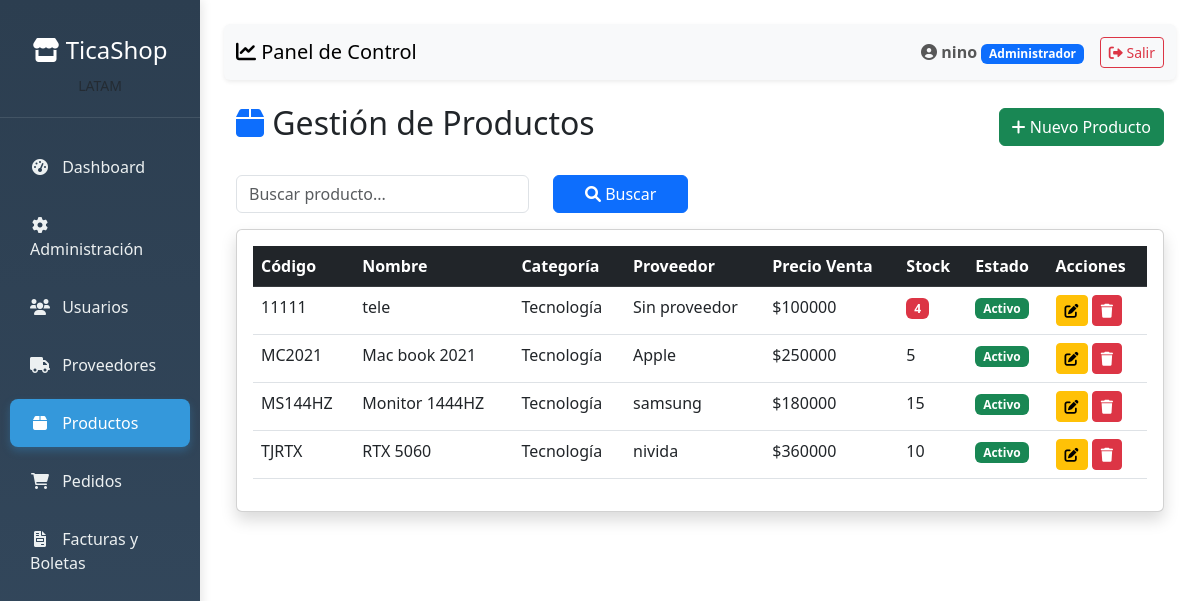
The app's page /productos/ (signed in), older data.
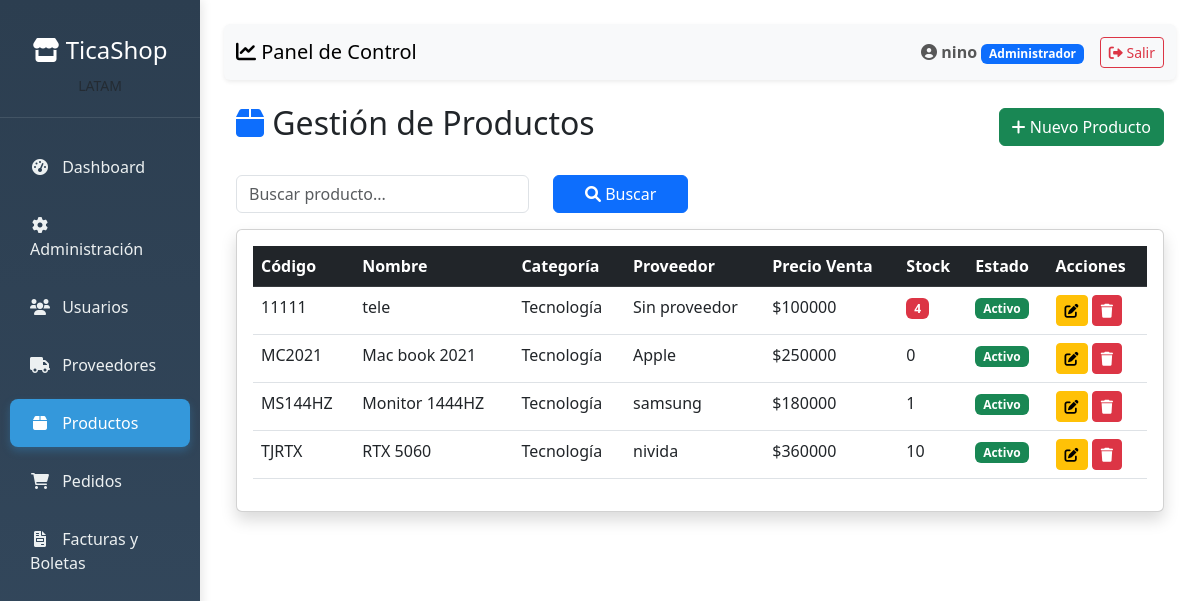
The same page, newer data.
### apps/productos/models.py (models this page shows, shortened)
class Producto(models.Model):
    codigo = models.CharField(max_length=50, unique=True, verbose_name='Código')
    nombre = models.CharField(max_length=255)
    descripcion = models.TextField(blank=True, null=True, verbose_name='Descripción')
    categoria = models.ForeignKey(
        Categoria,
        on_delete=models.SET_NULL,
        null=True,
        blank=True,
        verbose_name='Categoría'
    )
    precio_unitario = models.DecimalField(
        max_digits=10,
        decimal_places=2,
        verbose_name='Precio de venta'
    )
    costo_unitario = models.DecimalField(
        max_digits=10,
        decimal_places=2,
        verbose_name='Costo unitario'
    )
    stock = models.IntegerField(default=0, verbose_name='Stock disponible')
    stock_minimo = models.IntegerField(default=0, verbose_name='Stock mínimo')
    proveedor = models.ForeignKey(
        'clientes.Proveedor',
        on_delete=models.SET_NULL,
        null=True,
        blank=True,
        verbose_name='Proveedor'
    )
    afecto_iva = models.BooleanField(default=True, verbose_name='Afecto a IVA')
    activo = models.BooleanField(default=True, verbose_name='Activo')
    fecha_creacion = models.DateTimeField(auto_now_add=True)
    fecha_actualizacion = models.DateTimeField(auto_now=True)
    @property
    def tiene_stock_bajo(self):
        return self.stock <= self.stock_minimo and self.stock_minimo > 0
    class Meta:
        db_table = 'productos'
        verbose_name = 'Producto'
        verbose_name_plural = 'Productos'
        ordering = ['codigo']

class Categoria(models.Model):
    nombre = models.CharField(max_length=100, unique=True)
    descripcion = models.TextField(blank=True, null=True)
    activa = models.BooleanField(default=True)
    class Meta:
        db_table = 'categorias'
        verbose_name = 'Categoría'
        verbose_name_plural = 'Categorías'

### apps/clientes/models.py (models this page shows, shortened)
class Proveedor(models.Model):
    rut = models.CharField(max_length=12, unique=True)
    razon_social = models.CharField(max_length=255)
    email_contacto = models.EmailField(blank=True, null=True)
    telefono = models.CharField(max_length=20, blank=True, null=True)
    class Meta:
        db_table = 'proveedores'
        verbose_name = 'Proveedor'
        verbose_name_plural = 'Proveedores'

### apps/productos/views.py (the view)
# urls.py: path('', views.listar_productos, name='listar_productos'),
@login_required
@user_passes_test(puede_ver_productos)
def listar_productos(request):
    productos = Producto.objects.select_related('categoria', 'proveedor').all()
    buscar = request.GET.get('buscar')
    if buscar:
        productos = productos.filter(nombre__icontains=buscar)
    return render(request, 'productos/listar_productos.html', {'productos': productos})

### apps/productos/views.py (called while the page is built)
def puede_ver_productos(usuario):
    return usuario.is_authenticated and usuario.rol in ['Administrador', 'Vendedor']

### templates/productos/listar_productos.html (shortened to what this page needs)
{% extends 'dashboard/base_dashboard.html' %}
{% block content %}
<div class="container-fluid mt-4">
    <div class="d-flex justify-content-between align-items-center mb-4">
        <h2><i class="fas fa-box text-primary"></i> Gestión de Productos</h2>
        {% if request.user.rol == 'Administrador' %}
        <a href="{% url 'crear_producto' %}" class="btn btn-success">
            <i class="fas fa-plus"></i> Nuevo Producto
        </a>
        {% endif %}
    </div>
    <form method="GET" class="row mb-3">
        <div class="col-md-4">
            <input type="text" name="buscar" class="form-control" placeholder="Buscar producto..." value="{{ request.GET.buscar }}">
        </div>
        <div class="col-md-2">
            <button type="submit" class="btn btn-primary w-100">
                <i class="fas fa-search"></i> Buscar
            </button>
        </div>
    </form>
    <div class="card shadow">
        <div class="card-body table-responsive">
            <table class="table table-hover">
                <thead class="table-dark">
                    <tr>
                        <th>Código</th>
                        <th>Nombre</th>
                        <th>Categoría</th>
                        <th>Proveedor</th>
                        <th>Precio Venta</th>
                        <th>Stock</th>
                        <th>Estado</th>
                        {% if request.user.rol == 'Administrador' %}<th>Acciones</th>{% endif %}
                    </tr>
                </thead>
                <tbody>
                    {% for p in productos %}
                    <tr>
                        <td>{{ p.codigo }}</td>
                        <td>{{ p.nombre }}</td>
                        <td>{{ p.categoria.nombre|default:"Sin categoría" }}</td>
                        <td>{{ p.proveedor.razon_social|default:"Sin proveedor" }}</td>
                        <td>${{ p.precio_unitario|floatformat:0 }}</td>
                        <td>
                            {% if p.tiene_stock_bajo %}
                                <span class="badge bg-danger">{{ p.stock }}</span>
                            {% else %}
                                {{ p.stock }}
                            {% endif %}
                        </td>
                        <td>
                            {% if p.activo %}
                                <span class="badge bg-success">Activo</span>
                            {% else %}
                                <span class="badge bg-secondary">Inactivo</span>
                            {% endif %}
                        </td>
                        {% if request.user.rol == 'Administrador' %}
                        <td>
                            <a href="{% url 'editar_producto' p.id %}" class="btn btn-sm btn-warning">
                                <i class="fas fa-edit"></i>
                            </a>
                            <a href="{% url 'eliminar_producto' p.id %}" class="btn btn-sm btn-danger"
                            onclick="return confirm('¿Eliminar este producto?')">
                                <i class="fas fa-trash"></i>
                            </a>
                        </td>
                        {% endif %}
                    </tr>
                    {% endfor %}
                </tbody>
            </table>
        </div>
    </div>
</div>
{% endblock %}

Row changes from the older to the newer data that the page shows:
changed Producto "MC2021": stock "5" → "0"
changed Producto "MS144HZ": stock "15" → "1"
